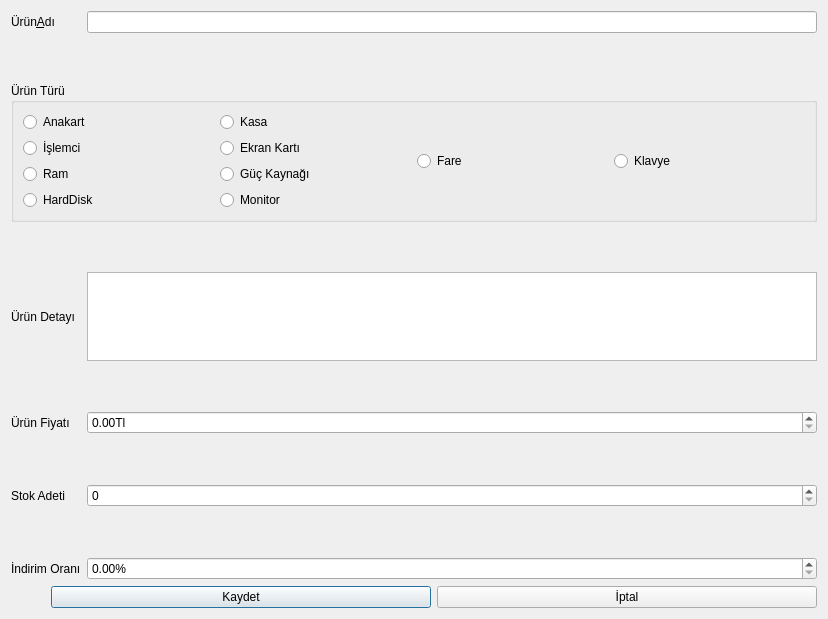
<?xml version="1.0" encoding="UTF-8"?>
<ui version="4.0">
 <class>TMYeniUrunTanimlamaFormu</class>
 <widget class="QDialog" name="TMYeniUrunTanimlamaFormu">
  <property name="geometry">
   <rect>
    <x>0</x>
    <y>0</y>
    <width>828</width>
    <height>619</height>
   </rect>
  </property>
  <property name="minimumSize">
   <size>
    <width>600</width>
    <height>500</height>
   </size>
  </property>
  <property name="maximumSize">
   <size>
    <width>1000</width>
    <height>700</height>
   </size>
  </property>
  <property name="windowTitle">
   <string>Dialog</string>
  </property>
  <layout class="QVBoxLayout" name="verticalLayout_3">
   <item>
    <layout class="QGridLayout" name="gridLayout" rowstretch="0,0,0,0,0,0" columnstretch="0,0">
     <property name="verticalSpacing">
      <number>50</number>
     </property>
     <item row="3" column="0">
      <widget class="QLabel" name="lblUrunFiyati">
       <property name="text">
        <string>Ürün Fiyatı</string>
       </property>
       <property name="buddy">
        <cstring>dsbUrunFiyati</cstring>
       </property>
      </widget>
     </item>
     <item row="2" column="1">
      <widget class="QPlainTextEdit" name="pteUrunDetayi"/>
     </item>
     <item row="2" column="0">
      <widget class="QLabel" name="lblUrunDetayi">
       <property name="text">
        <string>Ürün Detayı</string>
       </property>
       <property name="buddy">
        <cstring>pteUrunDetayi</cstring>
       </property>
      </widget>
     </item>
     <item row="0" column="0">
      <widget class="QLabel" name="lblUrunAdi">
       <property name="text">
        <string>Ürün&amp;Adı</string>
       </property>
       <property name="buddy">
        <cstring>leUrunAdi</cstring>
       </property>
      </widget>
     </item>
     <item row="4" column="0">
      <widget class="QLabel" name="lblStokAdeti">
       <property name="text">
        <string>Stok Adeti</string>
       </property>
       <property name="buddy">
        <cstring>sbStokAdeti</cstring>
       </property>
      </widget>
     </item>
     <item row="4" column="1">
      <widget class="QSpinBox" name="sbStokAdeti">
       <property name="maximum">
        <number>100000000</number>
       </property>
      </widget>
     </item>
     <item row="5" column="0">
      <widget class="QLabel" name="lbIndirimOrani">
       <property name="text">
        <string>İndirim Oranı</string>
       </property>
       <property name="buddy">
        <cstring>dsbIndirimOrani</cstring>
       </property>
      </widget>
     </item>
     <item row="3" column="1">
      <widget class="QDoubleSpinBox" name="dsbUrunFiyati">
       <property name="suffix">
        <string>Tl</string>
       </property>
       <property name="minimum">
        <double>0.000000000000000</double>
       </property>
       <property name="maximum">
        <double>100000.990000000005239</double>
       </property>
       <property name="value">
        <double>0.000000000000000</double>
       </property>
      </widget>
     </item>
     <item row="5" column="1">
      <widget class="QDoubleSpinBox" name="dsbIndirimOrani">
       <property name="suffix">
        <string>%</string>
       </property>
       <property name="maximum">
        <double>100000.000000000000000</double>
       </property>
      </widget>
     </item>
     <item row="1" column="0" colspan="2">
      <widget class="QGroupBox" name="grpUrunTuru">
       <property name="title">
        <string>Ürün Türü</string>
       </property>
       <layout class="QHBoxLayout" name="horizontalLayout">
        <item>
         <layout class="QVBoxLayout" name="verticalLayout_2">
          <item>
           <widget class="QRadioButton" name="rbAnakart">
            <property name="text">
             <string>Anakart</string>
            </property>
           </widget>
          </item>
          <item>
           <widget class="QRadioButton" name="rbIslemci">
            <property name="text">
             <string>İşlemci</string>
            </property>
           </widget>
          </item>
          <item>
           <widget class="QRadioButton" name="rbRam">
            <property name="text">
             <string>Ram</string>
            </property>
           </widget>
          </item>
          <item>
           <widget class="QRadioButton" name="rbHardDisk">
            <property name="text">
             <string>HardDisk</string>
            </property>
           </widget>
          </item>
         </layout>
        </item>
        <item>
         <layout class="QVBoxLayout" name="verticalLayout">
          <item>
           <widget class="QRadioButton" name="rbKasa">
            <property name="text">
             <string>Kasa</string>
            </property>
           </widget>
          </item>
          <item>
           <widget class="QRadioButton" name="rbEkranKarti">
            <property name="text">
             <string>Ekran Kartı</string>
            </property>
           </widget>
          </item>
          <item>
           <widget class="QRadioButton" name="rbGucKaynagi">
            <property name="text">
             <string>Güç Kaynağı</string>
            </property>
           </widget>
          </item>
          <item>
           <widget class="QRadioButton" name="rbMonitor">
            <property name="text">
             <string>Monitor</string>
            </property>
           </widget>
          </item>
         </layout>
        </item>
        <item>
         <widget class="QRadioButton" name="rbFare">
          <property name="text">
           <string>Fare</string>
          </property>
         </widget>
        </item>
        <item>
         <widget class="QRadioButton" name="rbKlavye">
          <property name="text">
           <string>Klavye</string>
          </property>
         </widget>
        </item>
       </layout>
      </widget>
     </item>
     <item row="0" column="1">
      <widget class="QLineEdit" name="leUrunAdi"/>
     </item>
    </layout>
   </item>
   <item>
    <layout class="QHBoxLayout" name="horizontalLayout_2" stretch="0,1,1">
     <item>
      <spacer name="horizontalSpacer">
       <property name="orientation">
        <enum>Qt::Horizontal</enum>
       </property>
       <property name="sizeHint" stdset="0">
        <size>
         <width>40</width>
         <height>20</height>
        </size>
       </property>
      </spacer>
     </item>
     <item>
      <widget class="QPushButton" name="btnKaydet">
       <property name="text">
        <string>Kaydet</string>
       </property>
      </widget>
     </item>
     <item>
      <widget class="QPushButton" name="btnIptal">
       <property name="text">
        <string>İptal</string>
       </property>
      </widget>
     </item>
    </layout>
   </item>
  </layout>
 </widget>
 <tabstops>
  <tabstop>leUrunAdi</tabstop>
  <tabstop>rbAnakart</tabstop>
  <tabstop>rbIslemci</tabstop>
  <tabstop>rbRam</tabstop>
  <tabstop>rbHardDisk</tabstop>
  <tabstop>rbKasa</tabstop>
  <tabstop>rbEkranKarti</tabstop>
  <tabstop>rbGucKaynagi</tabstop>
  <tabstop>rbMonitor</tabstop>
  <tabstop>rbFare</tabstop>
  <tabstop>rbKlavye</tabstop>
  <tabstop>pteUrunDetayi</tabstop>
  <tabstop>dsbUrunFiyati</tabstop>
  <tabstop>sbStokAdeti</tabstop>
  <tabstop>dsbIndirimOrani</tabstop>
  <tabstop>btnKaydet</tabstop>
  <tabstop>btnIptal</tabstop>
 </tabstops>
 <resources/>
 <connections>
  <connection>
   <sender>btnKaydet</sender>
   <signal>clicked()</signal>
   <receiver>TMYeniUrunTanimlamaFormu</receiver>
   <slot>accept()</slot>
   <hints>
    <hint type="sourcelabel">
     <x>414</x>
     <y>590</y>
    </hint>
    <hint type="destinationlabel">
     <x>25</x>
     <y>592</y>
    </hint>
   </hints>
  </connection>
  <connection>
   <sender>btnIptal</sender>
   <signal>clicked()</signal>
   <receiver>TMYeniUrunTanimlamaFormu</receiver>
   <slot>reject()</slot>
   <hints>
    <hint type="sourcelabel">
     <x>629</x>
     <y>594</y>
    </hint>
    <hint type="destinationlabel">
     <x>42</x>
     <y>596</y>
    </hint>
   </hints>
  </connection>
 </connections>
</ui>
